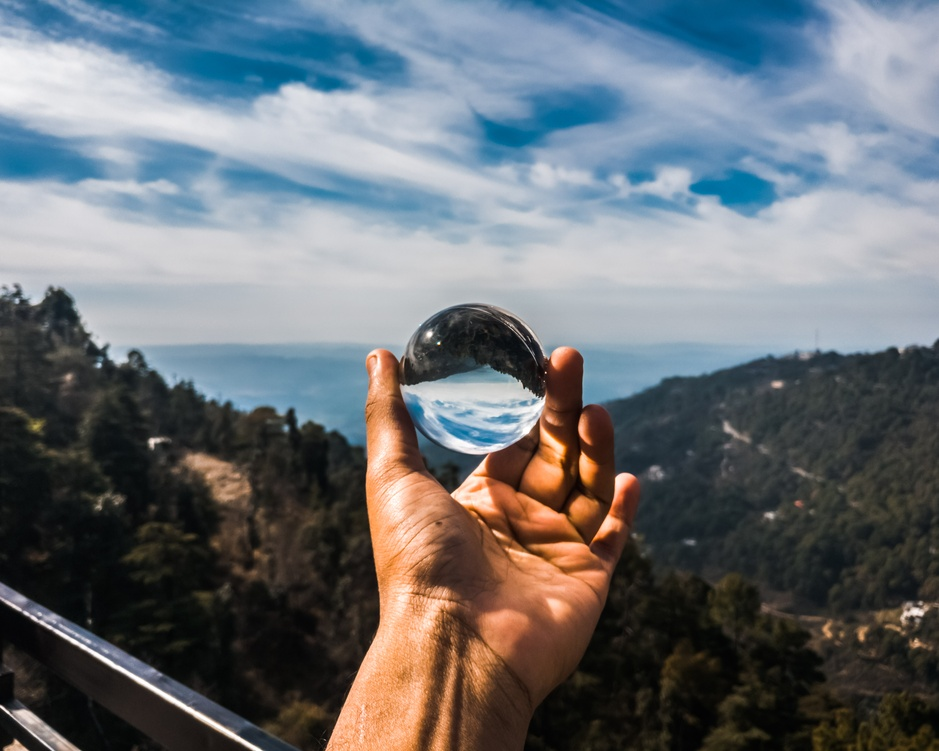
#> input picture test images/test9.jpg, 939 x 751 px, shrunk from 4350 x 3480 before the run; the run also reads 1 picture not shown here
$ jupyter execute --allow-errors 'Image Processing.ipynb'   (shell and % lines are left out)
#> lines starting #> are read from the running program, lines starting #| are printed output that depends on the picture
# Image Processing

[cell 1]
import numpy as np
import cv2
import matplotlib.pyplot as plt
from PIL import ImageFilter, Image
from skimage.transform import resize
import skimage.exposure as skie
import os
from tqdm import tqdm
import glob
import rawpy

### Original Image

[cell 2]
t = "test9"
resultPath = 'C:/Users/pavan/Desktop/Assignments/IP/results/'
img_raw = cv2.imread("./test images/" + t +".jpg")
#> img_raw is the input picture: shape (751, 939, 3); mean B, G, R 117, 112.1, 106.6
img = cv2.cvtColor(img_raw, cv2.COLOR_BGR2RGB)
plt.imshow(img)

pil_img = Image.fromarray(img)
if not os.path.exists(resultPath + t + '/'):
    os.makedirs(resultPath + t + '/')
pil_img.save(resultPath + t + "/0original.jpg")

### Overall Histogram

[cell 3]
plt.hist(img.ravel(),256,[0,256])
plt.savefig(resultPath + t + "/overallHistogram.jpg")
plt.show()

### Color RGB histogram

[cell 4]
# _ = plt.hist(img.ravel(), bins = 256, color = 'orange', )
_ = plt.hist(img[:, :, 0].ravel(), bins = 256, color = 'red', alpha = 0.5)
_ = plt.hist(img[:, :, 1].ravel(), bins = 256, color = 'Green', alpha = 0.5)
_ = plt.hist(img[:, :, 2].ravel(), bins = 256, color = 'Blue', alpha = 0.5)
_ = plt.xlabel('Intensity Value')
_ = plt.ylabel('Count')
_ = plt.legend(['Red_Channel', 'Green_Channel', 'Blue_Channel'])
plt.savefig(resultPath + t + "/RGBHistogram.jpg")
plt.show()

### Crop Image at the Center

[cell 5]
height, width, channels = img.shape   # Get dimensions

preCrop = Image.open(r"./test images/" + t +".jpg")

width, height = preCrop.size

left = (width - width // 2)/2
top = (height - height // 2)/2
right = (width + width // 2)/2
bottom = (height + height // 2)/2

# Crop the center of the image
centerCroppedImage = preCrop.crop((left, top, right, bottom))

fig, ax = plt.subplots(1,2)

ax[0].imshow(img)
ax[1].imshow(centerCroppedImage)

centerCroppedImage.save(resultPath + t + "/1centerCroppedImage.jpg")

### Gray Image

[cell 6]
grayImage = cv2.cvtColor(img, cv2.COLOR_RGB2GRAY)

fig, ax = plt.subplots(1,2)

ax[0].imshow(img)
ax[1].imshow(grayImage, cmap = plt.cm.gray)

pil_img = Image.fromarray(grayImage)
pil_img.save(resultPath + t + "/2grayImage.jpg")

### Image Negative

[cell 7]
negImage = cv2.bitwise_not(img)

fig, ax = plt.subplots(1,2)

ax[0].imshow(img)
ax[1].imshow(negImage)

pil_img = Image.fromarray(negImage)
pil_img.save(resultPath + t + "/3negImage.jpg")

### Brightening an Image

[cell 8]
def change_brightness(img, value = 30):
#> called with value = 20
    hsv = cv2.cvtColor(img, cv2.COLOR_BGR2HSV)
#> hsv: shape (751, 939, 3); mean H, S, V 47.4, 72, 129.3
    h, s, v = cv2.split(hsv)
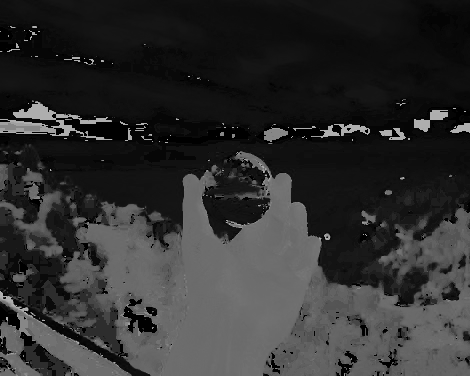
#> h: shape (751, 939) (shown at 1/2 size); min 0, max 178, mean 47.4

    if value < 0:
        lim = 0 - value
        v[v < lim] = 0
        v[v >= lim] -= abs(value)
    else:
        lim = 255 - value
        v[v > lim] = 255
#> v: shape (751, 939); min 1, max 255, mean 129.6
        v[v <= lim] += value

    final_hsv = cv2.merge((h, s, v))
#> final_hsv: shape (751, 939, 3); mean H, S, V 47.4, 72, 148.8
    img = cv2.cvtColor(final_hsv, cv2.COLOR_HSV2BGR)
    return img

brightImage = change_brightness(img, 20)
dullImage = change_brightness(img, -20)

fig, ax = plt.subplots(1, 3)

ax[0].imshow(img)
ax[1].imshow(brightImage)
ax[2].imshow(dullImage)

pil_img = Image.fromarray(brightImage)
pil_img.save(resultPath + t + "/4brightImage.jpg")

pil_img = Image.fromarray(dullImage)
pil_img.save(resultPath + t + "/5dullImage.jpg")

### Image saturation

[cell 9]
def change_saturation(img, value = 30):
#> called with value = 40
    hsv = cv2.cvtColor(img, cv2.COLOR_BGR2HSV)
    h, s, v = cv2.split(hsv)

    if value < 0:
        lim = 0 - value
        s[s < lim] = 0
        s[s >= lim] -= abs(value)
    else:
        lim = 255 - value
        s[s > lim] = 255
#> s: shape (751, 939); min 0, max 255, mean 72.3
        s[s <= lim] += value

    final_hsv = cv2.merge((h, s, v))
#> final_hsv: shape (751, 939, 3); mean H, S, V 47.4, 111.2, 129.3
    img = cv2.cvtColor(final_hsv, cv2.COLOR_HSV2BGR)
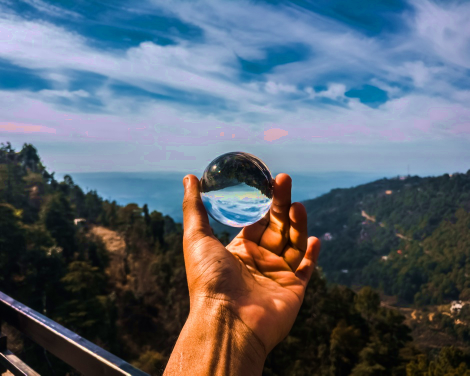
#> img: shape (751, 939, 3) (shown at 1/2 size); mean R, G, B 90.8, 100.6, 112.4
    return img

increasedSaturation = change_saturation(img, 40)
decreasedSaturation = change_saturation(img, -40)
#> call 2 of change_saturation, with value = -40
#> in change_saturation (call 2), `s[s >= lim] -= abs(value)`:
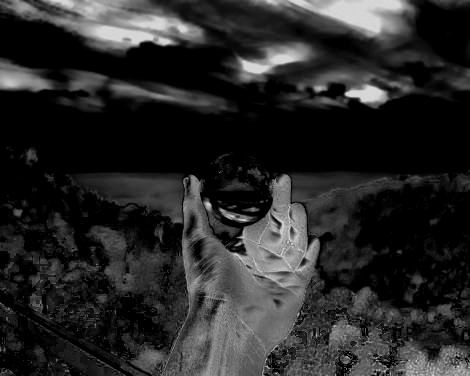
#> s: shape (751, 939) (shown at 1/2 size); min 0, max 215, mean 40

fig, ax = plt.subplots(1, 3)

ax[0].imshow(img)
ax[1].imshow(increasedSaturation)
ax[2].imshow(decreasedSaturation)

pil_img = Image.fromarray(increasedSaturation)
pil_img.save(resultPath + t + "/6increasedSaturation.jpg")

pil_img = Image.fromarray(decreasedSaturation)
pil_img.save(resultPath + t + "/7decreasedSaturation.jpg")

### Temparature

[cell 10]
def change_temparature(img, value):
#> called with value = -30
    value = -1 * value
    b, g, r = cv2.split(img)

    if value >= 0:
        lim = 255 - value
        r[r > lim] = 255
#> r: shape (751, 939); min 0, max 255, mean 117.3
        r[r <= lim] += value

        lim1 = 0 + value
        b[b < lim1] = 0
#> b: shape (751, 939); min 0, max 255, mean 103.8
        b[b >= lim1] -= value

    else:
        lim = 0 - value
        r[r < lim] = 0
        r[r >= lim] -= abs(value)

        lim = 255 - abs(value)
        b[b > lim] = 255
        b[b <= lim] += abs(value)

    image = cv2.merge((b, g, r))
    return image

coolImage = change_temparature(img, -30)
warmImage = change_temparature(img, 30)
#> call 2 of change_temparature, with value = 30
#> in change_temparature (call 2), `r[r >= lim] -= abs(value)`:
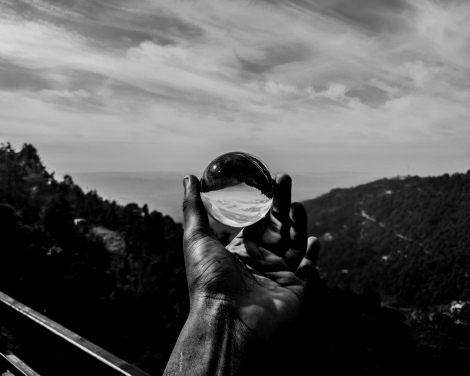
#> r: shape (751, 939) (shown at 1/2 size); min 0, max 225, mean 90
#> in change_temparature (call 2), `b[b <= lim] += abs(value)`:
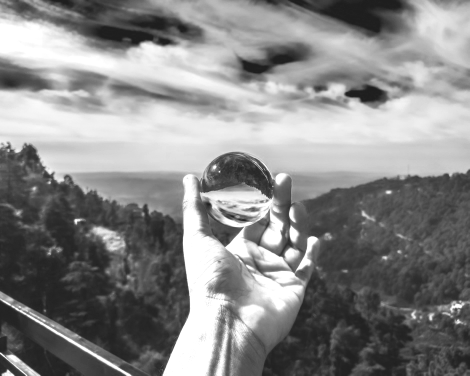
#> b: shape (751, 939) (shown at 1/2 size); min 30, max 255, mean 135.7
#> in change_temparature (call 2), `image = cv2.merge((b, g, r))`:
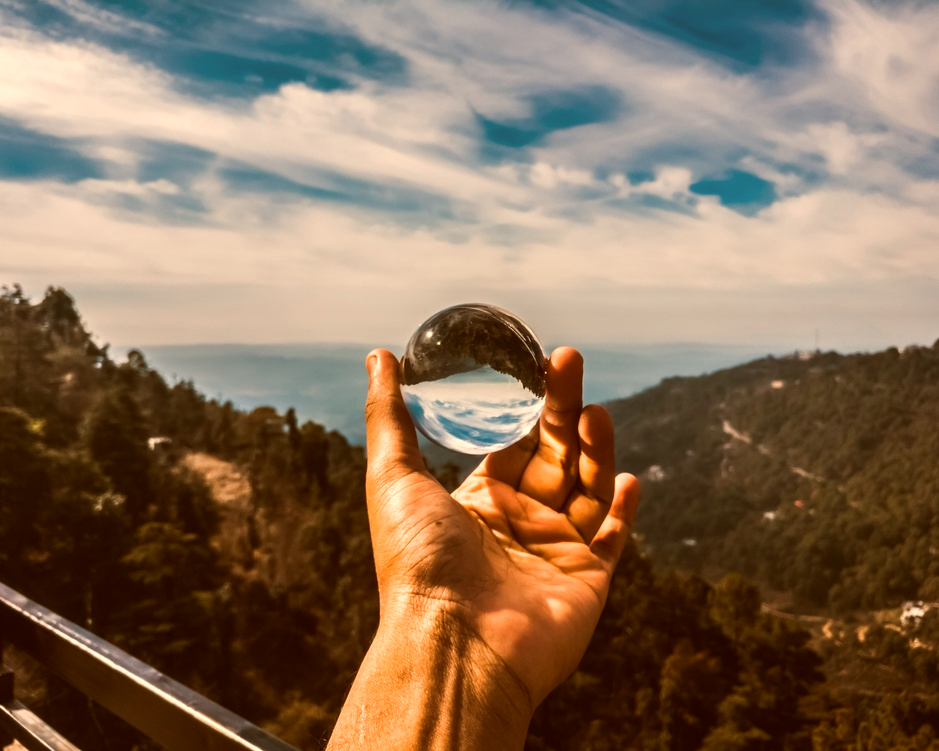
#> image: shape (751, 939, 3); mean R, G, B 135.7, 112.1, 90

fig, ax = plt.subplots(1, 3)

ax[0].imshow(img)
ax[1].imshow(coolImage)
ax[2].imshow(warmImage)

pil_img = Image.fromarray(coolImage)
pil_img.save(resultPath + t + "/8coolImage.jpg")

pil_img = Image.fromarray(warmImage)
pil_img.save(resultPath + t + "/9warmImage.jpg")

### Tint

[cell 11]
def change_tint(img, value):
#> called with value = 20
    value = -1 * value
    b, g, r = cv2.split(img)

    if value >= 0:
        lim = 255 - value
        g[g > lim] = 255
        g[g <= lim] += value

    else:
        lim = 0 - value
        g[g < lim] = 0
#> g: shape (751, 939); min 0, max 255, mean 110.7
        g[g >= lim] -= abs(value)

    image = cv2.merge((b, g, r))
    return image

increaseTint = change_tint(img, 20)
decreaseTint = change_tint(img, -20)

fig, ax = plt.subplots(1, 3)

ax[0].imshow(img)
ax[1].imshow(increaseTint)
ax[2].imshow(decreaseTint)

pil_img = Image.fromarray(increaseTint)
pil_img.save(resultPath + t + "/10increaseTint.jpg")

pil_img = Image.fromarray(decreaseTint)
pil_img.save(resultPath + t + "/11decreaseTint.jpg")

### White Balance

[cell 12]
def auto_white_balance(img):
    r, g, b = cv2.split(img)
    r_avg = cv2.mean(r)[0]
#> r_avg = 106.6
    g_avg = cv2.mean(g)[0]
#> g_avg = 112.1
    b_avg = cv2.mean(b)[0]
#> b_avg = 117

    k = (r_avg + g_avg + b_avg) / 3
#> k = 111.9
    kr = k / r_avg
#> kr = 1.05
    kg = k / g_avg
#> kg = 0.998
    kb = k / b_avg
#> kb = 0.956

    r = cv2.addWeighted(src1 = r, alpha = kr, src2 = 0, beta = 0, gamma = 0)
    g = cv2.addWeighted(src1 = g, alpha = kg, src2 = 0, beta = 0, gamma = 0)
    b = cv2.addWeighted(src1 = b, alpha = kb, src2 = 0, beta = 0, gamma = 0)

    return cv2.merge([b, g, r])

def manual_white_balance(img, temp, tint):
    image = change_temparature(img, temp)
    image = change_tint(image, tint)

    return image

autoWhiteBalancedImage = auto_white_balance(img)
manualWhiteBalancedImage = manual_white_balance(img, 5, 5)

fig, ax = plt.subplots(1,3)

ax[0].imshow(img)
ax[1].imshow(autoWhiteBalancedImage)
ax[2].imshow(manualWhiteBalancedImage)

pil_img1 = Image.fromarray(autoWhiteBalancedImage)
pil_img1.save(resultPath + t + "/12autoWhiteBalancedImage.jpg")

pil_img2 = Image.fromarray(manualWhiteBalancedImage)
pil_img2.save(resultPath + t + "/13manualWhiteBalancedImage.jpg")

### Contrast

[cell 13]
def change_contrast(image, k = 1):
    im = image / 255.0
    return cv2.pow(im, k)

increasedContrast = change_contrast(img, 1.3)
decreasedContrast = change_contrast(img, 0.7)

fig, ax = plt.subplots(1, 3)

ax[0].imshow(img)
ax[1].imshow(increasedContrast)
ax[2].imshow(decreasedContrast)

pil_img1 = Image.fromarray((increasedContrast * 255).astype(np.uint8))
pil_img1.save(resultPath + t + "/14increasedContrast.jpg")

pil_img2 = Image.fromarray((decreasedContrast * 255).astype(np.uint8))
pil_img2.save(resultPath + t + "/15decreasedContrast.jpg")

### Sharpening

[cell 14]
def sharpen(image, k = 5):
    kernel = np.array([[0,-1,0], [-1, k,-1], [0,-1,0]])

    return cv2.filter2D(image, -1, kernel)

# second parameter is minimum 9 because of the kernel design
# and the image brightness inherently increases because of the higher second parameter value for higher pixel values
# you can use the change_brightness and change_contrast function to correct the issues

sharpenedImage = sharpen(img, 5)

fig, ax = plt.subplots(1, 2)

ax[0].imshow(img)
ax[1].imshow(sharpenedImage)

pil_img1 = Image.fromarray(sharpenedImage)
pil_img1.save(resultPath + t + "/16sharpenedImage.jpg")

### Smoothening

[cell 15]
def smoothen(image, k = 5):
    kernel = np.ones((k * 10, k * 10),np.float32) / ((k ** 2) * 100)

    return cv2.filter2D(image, -1, kernel)

smoothenedImage = smoothen(img, 1)

fig, ax = plt.subplots(1, 2)

ax[0].imshow(img)
ax[1].imshow(smoothenedImage)

pil_img = Image.fromarray(smoothenedImage)
pil_img.save(resultPath + t + "/17smoothenedImage.jpg")

### Horizontal and Vertical Flip

[cell 16]
verticalFlip = cv2.flip(img, 0)
horizontalFlip = cv2.flip(img, 1)
doubleFlip = cv2.flip(img, -1)

fig, ax = plt.subplots(1, 3)

ax[0].imshow(verticalFlip)
ax[1].imshow(horizontalFlip)
ax[2].imshow(doubleFlip)

pil_img1 = Image.fromarray(verticalFlip)
pil_img1.save(resultPath + t + "/18verticalFlip.jpg")

pil_img2 = Image.fromarray(horizontalFlip)
pil_img2.save(resultPath + t + "/19horizontalFlip.jpg")

pil_img3 = Image.fromarray(doubleFlip)
pil_img3.save(resultPath + t + "/20doubleFlip.jpg")

### Moody Filter/Edit

[cell 17]
def moody_filter(img, value = 30):
    hsv = cv2.cvtColor(img, cv2.COLOR_BGR2HSV)
    h, s, v = cv2.split(hsv)

    lim = value
    v[v < lim] = lim

    final_hsv = cv2.merge((h, s, v))
    image = cv2.cvtColor(final_hsv, cv2.COLOR_HSV2BGR)
    return image

moodyImage = moody_filter(img, 15)

fig, ax = plt.subplots(1,2)

ax[0].imshow(img)
ax[1].imshow(moodyImage)

pil_img3 = Image.fromarray(moodyImage)
pil_img3.save(resultPath + t + "/21moodyEdit.jpg")

### Blacks and Shadows

[cell 18]
def change_blacks(img, value = 50):
    hsv = cv2.cvtColor(img, cv2.COLOR_BGR2HSV)
    h, s, v = cv2.split(hsv)

    value = int(value * 0.4)

    lim1 = 0
    lim2 = 40

    if value < 0:
        v[v <= abs(value)] = abs(value)
        v[v <= lim2] -= abs(value)
        if abs(value) > lim2 // 2:
            v[v >= lim2] -= int(0.2 * abs(value))

    else:
        v[v <= lim2] += value
        if value > lim2 // 2:
            v[v <= lim1] += int(0.2 * abs(value))
            v[v >= lim2] += int(0.2 * abs(value))

    final_hsv = cv2.merge((h, s, v))
    img = cv2.cvtColor(final_hsv, cv2.COLOR_HSV2BGR)
    return img

increasedBlacks = change_blacks(img, 30)
decreasedBlacks = change_blacks(img, -30)

fig, ax = plt.subplots(1, 3)

ax[0].imshow(img)
ax[1].imshow(increasedBlacks)
ax[2].imshow(decreasedBlacks)

pil_img1 = Image.fromarray(increasedBlacks)
pil_img1.save(resultPath + t + "/22increasedBlacks.jpg")

pil_img2 = Image.fromarray(decreasedBlacks)
pil_img2.save(resultPath + t + "/23decreasedBlacks.jpg")

[cell 19]
def change_shadows(img, value = 50):
    hsv = cv2.cvtColor(img, cv2.COLOR_BGR2HSV)
    h, s, v = cv2.split(hsv)

    value = int(value * 0.4)

    lim1 = 40
    lim2 = 120

    if value < 0:
        v[v <= lim1] += abs(value)
        v[v <= lim2] -= abs(value)
        if abs(value) > lim1 // 2:
            v[v >= lim2] -= int(0.2 * abs(value))
            v[v <= int(0.2 * abs(value))] = int(0.2 * abs(value))
            v[v <= lim1] -= int(0.2 * abs(value))

    else:
        v[v <= lim2] += value
        v[v <= lim1] -= value
        if value > lim1 // 2:
            v[v <= lim1] += int(0.2 * value)
            v[v >= lim2] += int(0.2 * value)

    final_hsv = cv2.merge((h, s, v))
    img = cv2.cvtColor(final_hsv, cv2.COLOR_HSV2BGR)
    return img

increasedShadows = change_shadows(img, 30)
decreasedShadows = change_shadows(img, -30)

fig, ax = plt.subplots(1, 3)

ax[0].imshow(img)
ax[1].imshow(increasedShadows)
ax[2].imshow(decreasedShadows)

pil_img1 = Image.fromarray(increasedShadows)
pil_img1.save(resultPath + t + "/24increasedShadows.jpg")

pil_img2 = Image.fromarray(decreasedShadows)
pil_img2.save(resultPath + t + "/25decreasedShadows.jpg")

### Whites and Highlights

[cell 20]
def change_whites(img, value = 50):
    hsv = cv2.cvtColor(img, cv2.COLOR_BGR2HSV)
    h, s, v = cv2.split(hsv)

    value = int(value * 0.4)

    lim1 = 215
    lim2 = 255

    if value < 0:
        v[v >= lim1] -= abs(value)
        if abs(value) > int((lim2 - lim1) // 2):
            v[v < int(0.2 * abs(value))] = int(0.2 * abs(value))
            v[v <= lim1] -= int(0.2 * abs(value))

    else:
        v[v >= lim2 - value] = lim2 - value
        v[v >= lim1] += value
        if value >= int((lim2 - lim1) // 2):
            v[v <= lim1] += int(0.2 * value)

    final_hsv = cv2.merge((h, s, v))
    img = cv2.cvtColor(final_hsv, cv2.COLOR_HSV2BGR)
    return img

increasedWhites = change_whites(img, 30)
decreasedWhites = change_whites(img, -30)

fig, ax = plt.subplots(1, 3)

ax[0].imshow(img)
ax[1].imshow(increasedWhites)
ax[2].imshow(decreasedWhites)

pil_img1 = Image.fromarray(increasedWhites)
pil_img1.save(resultPath + t + "/26increasedWhites.jpg")

pil_img2 = Image.fromarray(decreasedWhites)
pil_img2.save(resultPath + t + "/27decreasedWhites.jpg")

[cell 21]
def change_highlights(img, value = 50):
    hsv = cv2.cvtColor(img, cv2.COLOR_BGR2HSV)
    h, s, v = cv2.split(hsv)

    value = int(value * 0.4)

    lim1 = 135
    lim2 = 215

    if value < 0:
        v[v <= lim1] += abs(value)
        v[v <= lim2] -= abs(value)
        if abs(value) > (lim2 - lim1) // 8:
            v[v >= lim2] -= int(0.7 * abs(value))
            v[v <= int(0.7 * abs(value))] = int(0.5 * abs(value))
            v[v <= lim1] -= int(0.5 * abs(value))

    else:
        v[v <= lim2] += value
        v[v <= lim1] -= value
        if value > (lim2 - lim1) // 8:
            v[v <= lim1] += int(0.5 * value)
            v[v >= 255 - int(0.5 * value)] = 255 - int(0.5 * value)
            v[v >= lim2] += int(0.5 * value)

    final_hsv = cv2.merge((h, s, v))
    img = cv2.cvtColor(final_hsv, cv2.COLOR_HSV2BGR)
    return img

increasedHighlights = change_highlights(img, 30)
decreasedHighlights = change_highlights(img, -30)

fig, ax = plt.subplots(1, 3)

ax[0].imshow(img)
ax[1].imshow(increasedHighlights)
ax[2].imshow(decreasedHighlights)

pil_img1 = Image.fromarray(increasedHighlights)
pil_img1.save(resultPath + t + "/28increasedHighlights.jpg")

pil_img2 = Image.fromarray(decreasedHighlights)
pil_img2.save(resultPath + t + "/29decreasedHighlights.jpg")

### Image Editing - Creating and using Presets

[cell 22]
def preset1(image):
    editedImg = change_brightness(image, 10)
    editedImg = change_highlights(editedImg, -30)
    editedImg = change_blacks(editedImg, -10)
    editedImg = manual_white_balance(editedImg, -5, 5)
    editedImg = sharpen(editedImg, 5)
    return editedImg

def preset2(image):
    editedImg = change_highlights(image, -30)
    editedImg = manual_white_balance(editedImg, 5, 2)
    editedImg = (change_contrast(editedImg, 1.2) * 255).astype(np.uint8)
    editedImg = sharpen(editedImg, 5)
    editedImg = change_shadows(editedImg, 5)
